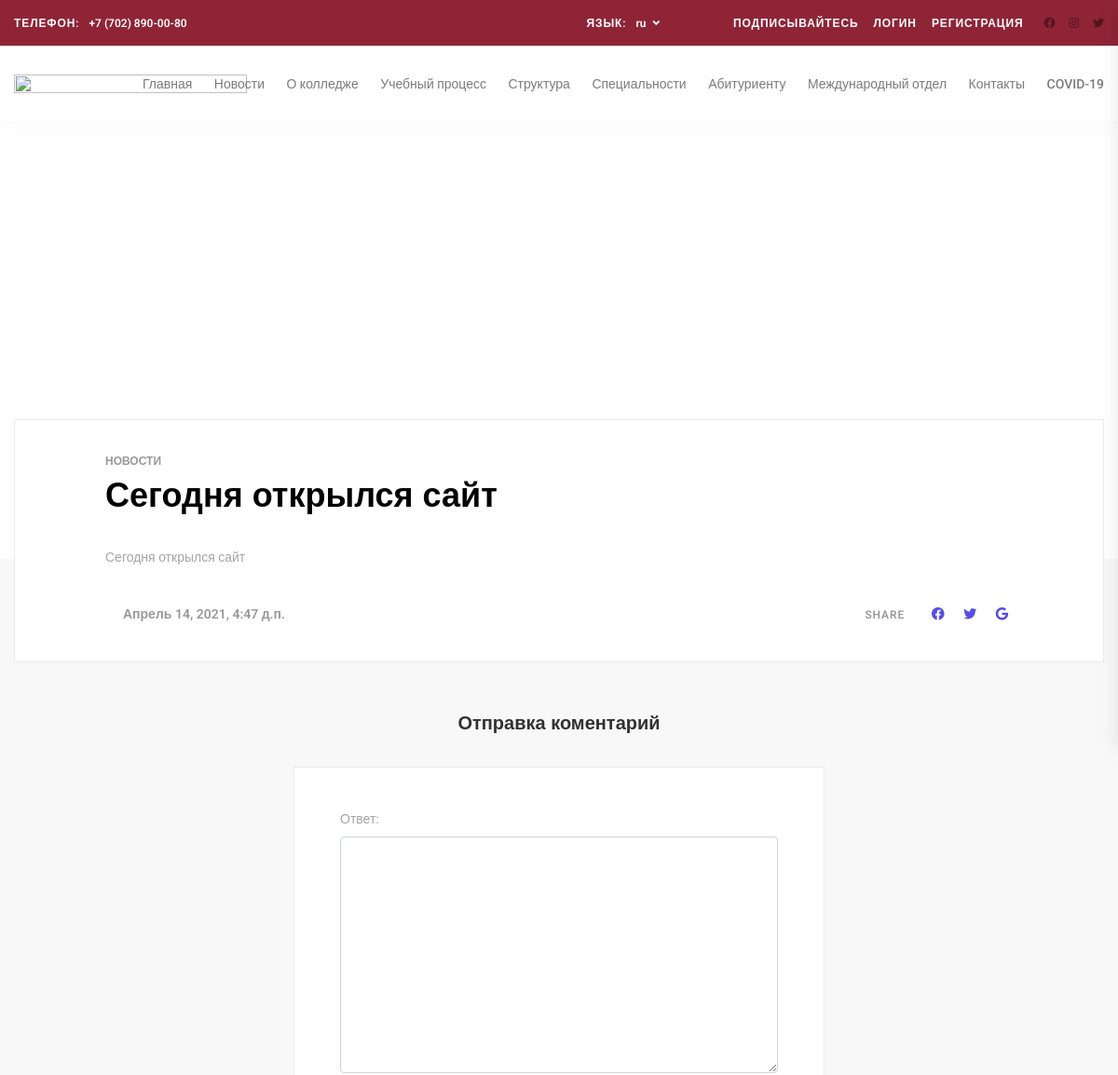
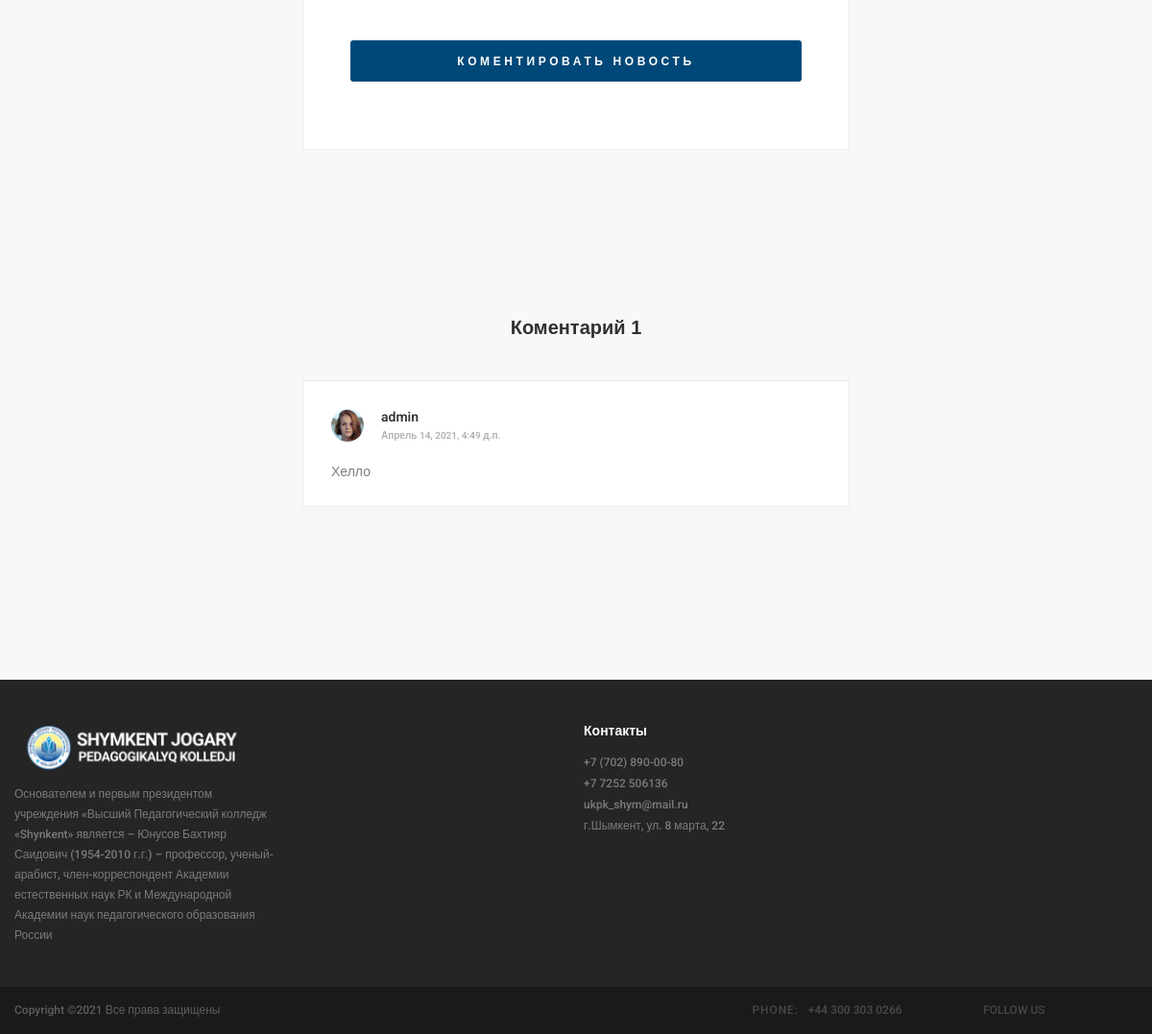
/ru/news/news/1/, run on the app's committed database (2 pictures, top to bottom).
### page/models.py (models this page shows, shortened)
class PageCategory(models.Model):
    name = models.CharField('НАзвани катоегрий',max_length=255)
    linkto = models.CharField('Ссылка на чего либо',default=0,max_length=255,blank=True,null=True)
    order = models.IntegerField('Филтрация',default=0)
    class Meta:
        verbose_name = "Категория Страницы"
        verbose_name_plural = "Категорий Страницы"

### newsapp/models.py (models this page shows, shortened)
class NewsPost(models.Model):
    title = models.CharField('Загаловок поста',max_length=255)
    description = models.TextField('Описание поста')
    poster = models.ImageField('Постер',upload_to="news/")
    category = models.ForeignKey(NewsCategory,verbose_name='Категория новости',default=0,on_delete=models.CASCADE)
    created_at = models.DateTimeField('Когда создано',default=timezone.now)
    class Meta:
        verbose_name = 'Новость'
        verbose_name_plural = 'Новости'

class NewsCategory(models.Model):
    name = models.CharField('Название категорий',max_length=255)
    poster = models.ImageField('Постер',upload_to="newsC/")
    created_at = models.DateTimeField('Когда создано',default=timezone.now)
    class Meta:
        verbose_name = 'Категория новости'
        verbose_name_plural = 'Категорий новости'

class NewsComment(models.Model):
    text = models.TextField('Ответ')
    author = models.ForeignKey(User,verbose_name='Автор комента',on_delete=models.CASCADE)
    specialization = models.ForeignKey(NewsPost,verbose_name='Новость', related_name='comments', on_delete=models.CASCADE)
    visible = models.BooleanField('Видимость коммента',default=True)
    created_at = models.DateTimeField(auto_now=True)
    class Meta:
        verbose_name = 'Коментарий к новостью'
        verbose_name_plural = 'Коментарий к новостью'

### newsapp/views.py (the view, shortened to what this page needs)
# urls.py: path('news/<int:pk>/',detailView, name="detailView"),
def detailView(request,pk):
    pageCats = PageCategory.objects.all()
    new = NewsPost.objects.get(id=pk)
    comments = new.comments.filter(visible=True)
    form = NewsCommentForm()
    data = {
        'form':form,
        'comments':comments,
        'new':new,
        'pageCats':pageCats
    }
    return render(request,'news/single-page.html',data)

### newsapp/forms.py
class NewsCommentForm(forms.ModelForm):
    class Meta:
        fields = ('text',)
        model = NewsComment
    def __init__(self,*args,**kwargs):
        super().__init__(*args,**kwargs)
        for field in self.fields:
            self.fields[field].widget.attrs['class'] = 'form-control'

### sapp/templatetags/snp.py (called while the page is built)
@register.filter_function
def order_bys(queryset, args):
    args = [x.strip() for x in args.split(',')]
    return queryset.order_by(*args)

### templates/news/single-page.html (shortened to what this page needs)
{% extends 'layouts/app2.html' %}
{% load static %}
  {% load i18n %}
  {% load snp %}
{% block content %}
<div class="blog_top_image">
    <div class="blog_top">
        <div class="blog_background parallax-window" data-parallax="scroll" data-image-src="{{new.poster.url}}" data-speed="0.8"></div>
    </div>
</div>
<div class="blog_container">
    <div class="container">
        <div class="row blog_content_row">
            <div class="col">
                <div class="blog_content">
                    <div class="blog_post_title_container">
                        <div class="blog_category"><a href="#">{{new.category.name}}</a></div>
                        <div class="blog_title">{{new.title}}</div>
                    </div>
                    <div class="blog_text">
                        {{new.description}}
                    </div>
                    <div class="blog_post_footer d-flex flex-lg-row flex-column align-items-lg-center align-items-start justify-content-start">
                        <div class="blog_post_author d-flex flex-row align-items-center justify-content-start">
                            <div class="author_info">
                                <ul>
                                    <li>{{new.created_at}}</li>
                                </ul>
                            </div>
                        </div>
                        <div class="blog_post_share ml-lg-auto">
                            <span>share</span>
                            <ul>
                                <li><a href="#"><i class="fab fa-facebook" aria-hidden="true"></i></a></li>
                                <li><a href="#"><i class="fab fa-twitter" aria-hidden="true"></i></a></li>
                                <li><a href="#"><i class="fab fa-google" aria-hidden="true"></i></a></li>
                            </ul>
                        </div>
                    </div>
                </div>
            </div>
        </div>
        <div class="row register">
            <div class="col-lg-6 offset-lg-3">
                <div class="register_form_title">{% trans 'Отправка коментарий' %}</div>
                <div class="register_form_container">
                    <form action="" id="register_form" method="POST"  class="register_form">
                        <div class="row register_row">
                            <div class="col-lg-12">
                                {{form}}
                            </div>
                            <div class="col">
                                <button type="submit" class="form_button trans_200">{% trans 'Коментировать новость' %}</button>
                            </div>
                        </div>
                    </form>
                </div>
            </div>
        </div>
        <div class="row comments">
            <div class="col-lg-6 offset-lg-3">
                <div class="comments_title">{% trans 'Коментарий' %} <span>{{new.comments.count}}</span></div>
                <div class="comments_container">
                    <ul class="comments_list">
                        {% for comment in new.comments.all %}
                        <li class="comment">
                            <div class="comment_content">
                                <div class="comment_title_container d-flex flex-row align-items-center justify-content-start">
                                    <div class="comment_image"><div><img src="images/blog_author.jpg" alt=""></div></div>
                                    <div class="comment_info">
                                        <div class="comment_name"><a href="#">{{comment.author.username}}</a></div>
                                        <div class="comment_time">{{comment.created_at}}</div>
                                    </div>
                                </div>
                                <div class="comment_text">
                                    <p>{{comment.text}}</p>
                                </div>
                            </div>
                        </li>
                       {% endfor %}
                    </ul>
                </div>
            </div>
        </div>
    </div>
</div>
{% endblock %}

### templates/layouts/app2.html (shortened to what this page needs)
{% load static %}
{% load i18n %}
{% load snp %}
<!DOCTYPE html>
<html lang="en">
<head>
<link rel="stylesheet" type="text/css" href="{% static 'styles/bootstrap4/bootstrap.min.css' %}">
<link href="{% static 'plugins/font-awesome-4.7.0/css/fontawesome.css' %}" rel="stylesheet" type="text/css">
<link rel="stylesheet" type="text/css" href="{% static 'plugins/OwlCarousel2-2.2.1/owl.carousel.css' %}">
<link rel="stylesheet" type="text/css" href="{% static 'plugins/OwlCarousel2-2.2.1/owl.theme.default.css' %}">
<link rel="stylesheet" type="text/css" href="{% static 'plugins/OwlCarousel2-2.2.1/animate.css' %}">
<link rel="stylesheet" href="https://unpkg.com/swiper/swiper-bundle.css" />
<link rel="stylesheet" href="https://unpkg.com/swiper/swiper-bundle.min.css" />
<link rel="stylesheet" type="text/css" href="{% static 'styles/main_styles.css' %}">
<link rel="stylesheet" type="text/css" href="{% static 'styles/responsive.css' %}">
<link href="{% static 'plugins/video-js/video-js.css' %}" rel="stylesheet" type="text/css">
<link rel="stylesheet" type="text/css" href="{% static 'styles/custom.css' %}">
</head>
<body>
<div class="super_container">
	<header class="header">
		<div class="top_bar">
			<div class="top_bar_container">
				<div class="container">
					<div class="row">
						<div class="col">
							<div class="top_bar_content d-flex flex-row align-items-center justify-content-start">
								<div class="top_bar_phone"><span class="top_bar_title">{% trans 'Телефон:' %}</span>+7 (702) 890-00-80</div>
								<div class="top_bar_right ml-auto">
									<div class="top_bar_lang">
										<span class="top_bar_title">{% trans 'Язык:' %}</span>
                             <form action="{% url 'set_language' %}" method="POST" >
										<ul class="lang_list">
                                        {% get_current_language as LANGUAGE_CODE %}
                                            <li class="hassubs">
												<a href="#">{{LANGUAGE_CODE}}<i class="fa fa-angle-down" aria-hidden="true"></i></a>
                                                    {% get_available_languages as LANGUAGES %}
                                                    {% get_language_info_list for LANGUAGES as languages %}
											</li>
										</ul>
                              </form>
									</div>
									<div class="top_bar_social">
										<span class="top_bar_title social_title">{% trans 'Подписывайтесь' %}</span>
										{% if request.user.is_authenticated %}
										<span class="top_bar_title social_title"><a href="{% url 'sapp:login' %}">{{request.user}}</a></span>
                                        <span class="top_bar_title social_title"><a href="{% url 'PageCategoryListView' %}">Конструктор</a></span>
										<span class="top_bar_title social_title"><a href="{% url 'sapp:logout' %}">{% trans 'Выйти' %}</a></span>
										{% else %}
										<span class="top_bar_title social_title"><a href="{% url 'sapp:login' %}">{% trans 'Логин' %}</a></span>
										<span class="top_bar_title social_title"><a href="{% url 'sapp:register' %}">{% trans 'Регистрация' %}</a></span>
										{% endif %}
										<ul>
											<li><a href="https://www.facebook.com/Shym.kolledj"><i class="fab fa-facebook" aria-hidden="true"></i></a></li>
											<li><a href="https://www.instagram.com/shym_kolledj/"><i class="fab fa-instagram" aria-hidden="true"></i></a></li>
											<li><a href="#"><i class="fab fa-twitter" aria-hidden="true"></i></a></li>
										</ul>
									</div>
								</div>
							</div>
						</div>
					</div>
				</div>
			</div>
		</div>
		<div class="header_container">
			<div class="container">
				<div class="row">
					<div class="col">
						<div class="header_content d-flex flex-row align-items-center justify-content-start">
							<div class="logo_container mr-auto">
								<a href="#">
									<div class="logo_text">
                                        <img class="logo_img" src="{% static 'images/new/dark.png' %}" alt="">
                                    </div>
								</a>
							</div>
							<nav class="main_nav_contaner">
								<ul class="main_nav">
                                    {% for cat in pageCats|order_bys:'order' %}
                                    <li class="main_nav__item"><a href="{% if cat.linkto != '0' %} {{cat.linkto}} {% endif %}">{{cat.name}}</a>
                                    </li>
                                    {% endfor %}
								</ul>
							</nav>
						</div>
					</div>
				</div>
			</div>
		</div>
	</header>
	{% block content %}
    {% endblock %}
	<footer class="footer">
		<div class="footer_body">
			<div class="container">
				<div class="row">
					<div class="col-lg-3 footer_col">
						<div class="">
							<div class="logo_text">
								<img class="logo_img" src="{% static 'images/new/light.png' %}" alt="">
							</div>
							<ul class="footer_list">
								<li><a href="">
                                    {% trans "Основателем и первым президентом учреждения «Высший Педагогический колледж «Shynkent»   является – Юнусов Бахтияр Саидович (1954-2010 г.г.) – профессор, ученый-арабист, член-корреспондент Академии естественных наук РК и Международной Академии наук педагогического образования России" %}
								</a></li>
							</ul>
						</div>
					</div>
					<div class="col-lg-2 offset-lg-3 footer_col">
						<div>
							<div class="footer_title">{% trans 'Контакты' %}</div>
							<ul class="footer_list">
								<li><a href="#">+7 (702) 890-00-80</a></li>
								<li><a href="#">+7 7252 506136</a></li>
								<li><a href="#">ukpk_shym@mail.ru</a></li>
								<li><a href="#">{% trans 'г.Шымкент, ул. 8 марта, 22' %}</a></li>
							</ul>
						</div>
					</div>
				</div>
			</div>
		</div>
		<div class="copyright">
			<div class="container">
				<div class="row">
					<div class="col">
						<div class="copyright_content d-flex flex-md-row flex-column align-items-md-center align-items-start justify-content-start">
							<div class="cr">
Copyright &copy;<script>document.write(new Date().getFullYear());</script> Все права защищены </div>
							<div class="cr_right ml-md-auto">
								<div class="footer_phone"><span class="cr_title">phone:</span>+44 300 303 0266</div>
								<div class="footer_social">
									<span class="cr_social_title">follow us</span>
									<ul>
										<li><a href="#"><i class="fa fa-facebook" aria-hidden="true"></i></a></li>
										<li><a href="#"><i class="fa fa-instagram" aria-hidden="true"></i></a></li>
										<li><a href="#"><i class="fa fa-twitter" aria-hidden="true"></i></a></li>
									</ul>
								</div>
							</div>
						</div>
					</div>
				</div>
			</div>
		</div>
	</footer>
</div>
</body>
</html>

### static/styles/custom.css (style rules this page uses)
.logo_img { height: 100%; width:100%; }
.logo_text { width: 250px; }
.container { max-width: 1400px; }
:root { --yellow: #feb60a; --red: #ff0062; --blue: #00dbf9; --violet: #da00f7; }
.top_bar_right { display: flex; align-items: center; }
.top_bar_lang { display: flex; }

### data on the page
PageCategory: name "Главная"
PageCategory: name "Новости"
PageCategory: name "О колледже"
PageCategory: name "Учебный процесс"
PageCategory: name "Структура"
PageCategory: name "Специальности"
PageCategory: name "Абитуриенту"
PageCategory: name "Международный отдел"
PageCategory: name "Контакты"
PageCategory: name "COVID-19"
NewsPost: category.name "НОВОСТИ", title "Сегодня открылся сайт", description "Сегодня открылся сайт", created_at "Апрель 14, 2021, 4:47 д.п.", comments.count "1"
NewsComment: author.username "admin", created_at "Апрель 14, 2021, 4:49 д.п.", text "Хелло"

### other printed values
{{ LANGUAGE_CODE }} "ru"
